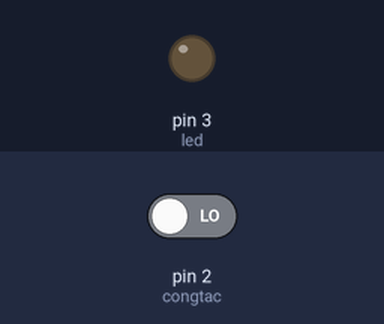
Simulated run of this sketch. Board: Arduino Uno, built with avr-gcc and run on an emulated ATmega328P. Parts: output pins drawn as LEDs (lit = HIGH). Dashed ring = blinking. The test bench sets the inputs (shaded band); at power-on: pin 2 (congtac) LOW.

Above: at 1.2 s.
1.3 s: pin 2 (congtac) driven HIGH
At 1.7 s:
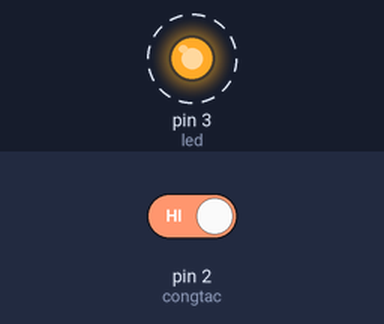
4.3 s: pin 2 (congtac) driven LOW
At 4.9 s:
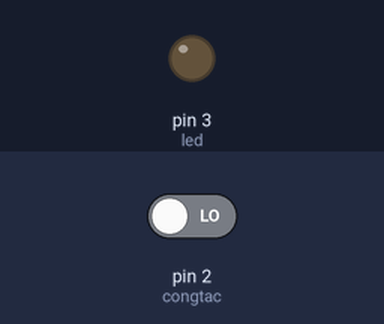
Timing chart, 0 to 7.3 s (numbered marks = the images above; inputs shaded):
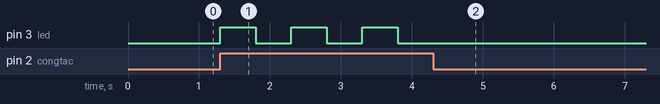

Measured:
- after the input at 1.3 s, pin 3 (led): alternates HIGH for 0.50 s and LOW for 0.50 s, starting at once
- after the input at 4.3 s, pin 3 (led): stops changing and stays LOW

The sketch:

control-led-2.ino
```cpp
int congtac = 2;
int led = 3;
int trangthailed = 0;
void setup()
{
  pinMode(congtac, INPUT);
  pinMode(led,OUTPUT);
  digitalWrite(led, LOW);
}

void loop()
{
  int trangthaicongtac = digitalRead(congtac);
  int ledsang = digitalRead(led);
  if(trangthaicongtac == 1 && trangthailed == ledsang)
  {
    digitalWrite(led, !trangthailed);
    trangthailed = !trangthailed;
    delay(500);
  }
}
```
